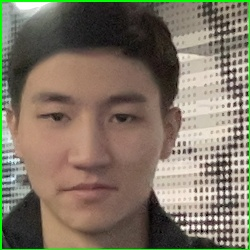
#> input picture application_data/input_image/input_image.jpg, 250 x 250 px, given in place of the camera
$ python test.py
#> lines starting #> are read from the running program, lines starting #| are printed output that depends on the picture; after the words box and inside, x2 and y2 are one past the last pixel; in counts of white or black regions, pixels touching at a corner belong together
from sklearn.neighbors import KNeighborsClassifier
import cv2
import pickle
import numpy as np
import os
import csv
import time
from datetime import datetime


from win32com.client import Dispatch

def speak(str1):
    speak=Dispatch(("SAPI.SpVoice"))
    speak.Speak(str1)

video=cv2.VideoCapture(0)
facedetect=cv2.CascadeClassifier('data/haarcascade_frontalface_default.xml')

with open('data/names.pkl', 'rb') as w:
#> (reads knn/data/names.pkl from the repository)
    LABELS=pickle.load(w)
with open('data/faces_data.pkl', 'rb') as f:
#> (reads knn/data/faces_data.pkl from the repository)
    FACES=pickle.load(f)

print('Shape of Faces matrix --> ', FACES.shape)

knn=KNeighborsClassifier(n_neighbors=5)
knn.fit(FACES, LABELS)


COL_NAMES = ['NAME', 'TIME']

while True:
    ret,frame=video.read()
#> frame is the input picture: shape (250, 250, 3); mean B, G, R 100.4, 117.2, 127.3
    gray=cv2.cvtColor(frame, cv2.COLOR_BGR2GRAY)
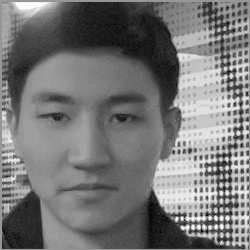
#> gray: shape (250, 250); min 0, max 255, mean 118.3
    faces=facedetect.detectMultiScale(gray, 1.3 ,5)
#> faces = [[9, 53, 164, 164]]
    for (x,y,w,h) in faces:
        crop_img=frame[y:y+h, x:x+w, :]
        resized_img=cv2.resize(crop_img, (50,50)).flatten().reshape(1,-1)
        output=knn.predict(resized_img)
        ts=time.time()
        date=datetime.fromtimestamp(ts).strftime("%d-%m-%Y")
        timestamp=datetime.fromtimestamp(ts).strftime("%H:%M-%S")
        exist=os.path.isfile("Attendance/Attendance_" + date + ".csv")
        cv2.rectangle(frame, (x,y), (x+w, y+h), (0,0,255), 1)
        cv2.rectangle(frame,(x,y),(x+w,y+h),(50,50,255),2)
        cv2.rectangle(frame,(x,y-40),(x+w,y),(50,50,255),-1)
        cv2.putText(frame, str(output[0]), (x,y-15), cv2.FONT_HERSHEY_COMPLEX, 1, (255,255,255), 1)
        cv2.rectangle(frame, (x,y), (x+w, y+h), (50,50,255), 1)
        attendance=[str(output[0]), str(timestamp)]
#> this loop made 1 pass
#> (x, y, w, h, date, exist, attendance) on pass 1: (9, 53, 164, 164, '20-11-2026', False, ['Zhan', '05:36-22'])
#> pass 1, `crop_img=frame[y:y+h, x:x+w, :]`:
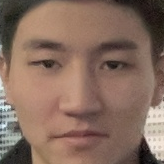
#> crop_img: shape (164, 164, 3); mean B, G, R 94.4, 108.2, 135.1
#> after the loop:
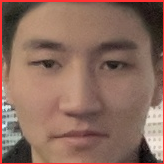
#> crop_img: shape (164, 164, 3); 3.63% of pixels changed, all inside (x1, y1, x2, y2) = (0, 0, 164, 164)
#> after the loop:
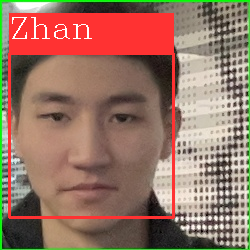
#> frame: shape (250, 250, 3); 13.44% of pixels changed, all inside (x1, y1, x2, y2) = (8, 13, 175, 219)
    #imgBackground[162:162 + 480, 55:55 + 640] = frame
    cv2.imshow("Frame", frame)
    k=cv2.waitKey(1)
#> (key q is pressed here)
    if k==ord('o'):
        speak("Attendance Taken..")
        time.sleep(5)
        if exist:
            with open("Attendance/Attendance_" + date + ".csv", "+a") as csvfile:
                writer=csv.writer(csvfile)
                writer.writerow(attendance)
            csvfile.close()
        else:
            with open("Attendance/Attendance_" + date + ".csv", "+a") as csvfile:
                writer=csv.writer(csvfile)
                writer.writerow(COL_NAMES)
                writer.writerow(attendance)
            csvfile.close()
    if k==ord('q'):
        break
video.release()
cv2.destroyAllWindows()
